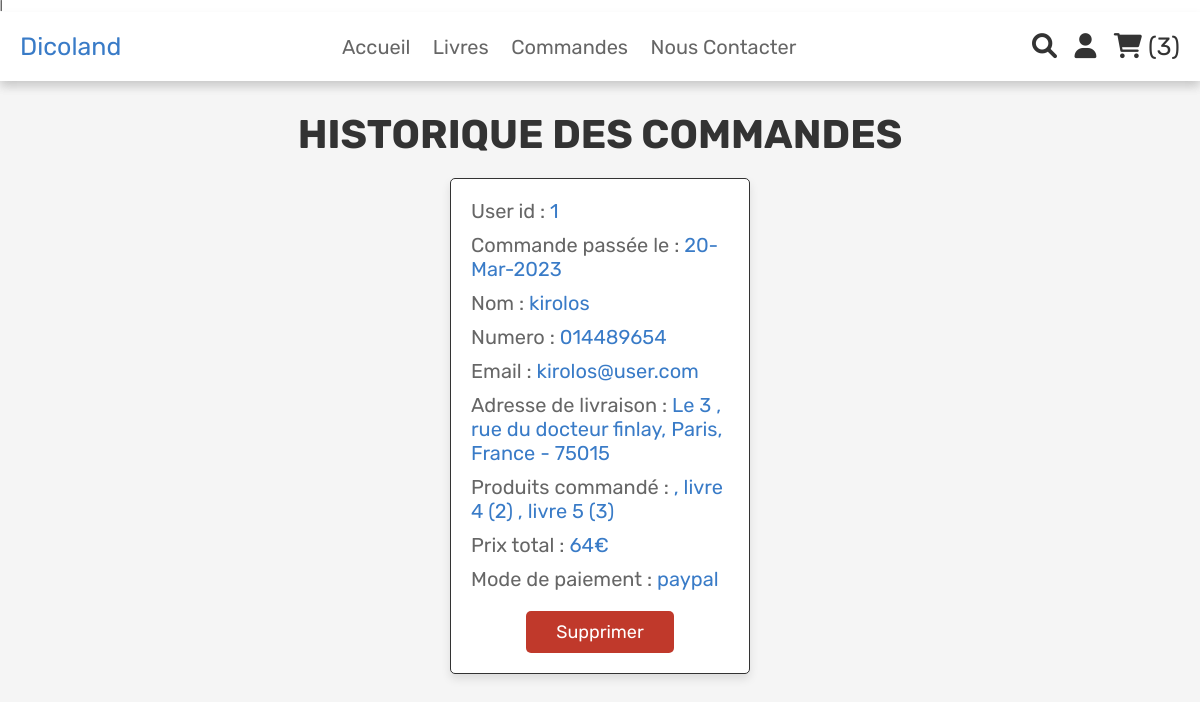
Page /user_orders.php (signed in) on the earlier database version.
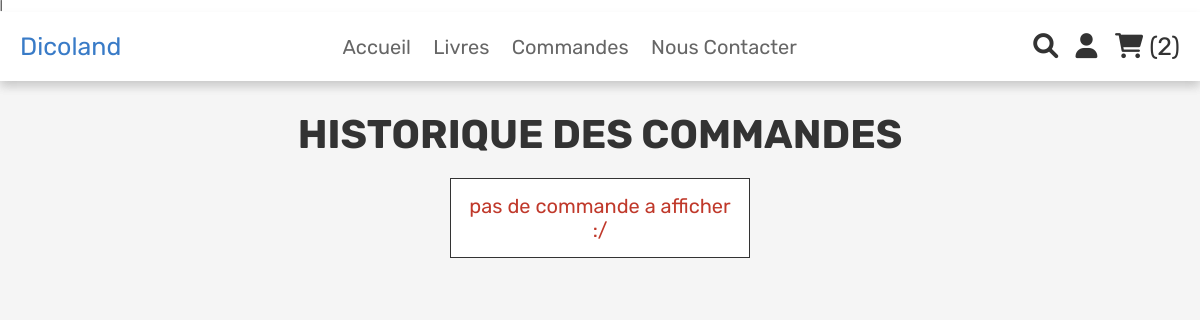
Same page on the later database version.
### tables this page shows
CREATE TABLE `orders` (
  `id` int(100) NOT NULL,
  `user_id` int(100) NOT NULL,
  `name` varchar(100) NOT NULL,
  `number` varchar(12) NOT NULL,
  `email` varchar(100) NOT NULL,
  `method` varchar(50) NOT NULL,
  `address` varchar(500) NOT NULL,
  `total_products` varchar(1000) NOT NULL,
  `total_price` int(100) NOT NULL,
  `placed_on` varchar(50) NOT NULL,
  `payment_status` varchar(20) NOT NULL DEFAULT 'pending'
);

### user_orders.php (the view, shortened to what this page needs)
<?php
include 'config.php';
$user_id = $_SESSION['user_id'];
?>
<!DOCTYPE html>
<html lang="en">
<head>
   <link rel="stylesheet" href="https://cdnjs.cloudflare.com/ajax/libs/font-awesome/6.0.0/css/all.min.css">
   <link rel="stylesheet" href="css/admin_style.css">
   <link rel="stylesheet" href="css/style.css">
</head>
<body>
<?php include 'header.php'; ?>
<section class="orders">
   <h1 class="title">Historique des commandes</h1>
   <div class="box-container">
      <?php
      $select_orders = mysqli_query($conn, "SELECT * FROM `orders` where user_id = $user_id AND payment_status ='PENDING'") or die('query failed');
      if(mysqli_num_rows($select_orders) > 0){
         while($fetch_orders = mysqli_fetch_assoc($select_orders)){
      ?>
      <div class="box">
         <p> User id : <span><?php echo $fetch_orders['user_id']; ?></span> </p>
         <p> Commande passée le : <span><?php echo $fetch_orders['placed_on']; ?></span> </p>
         <p> Nom : <span><?php echo $fetch_orders['name']; ?></span> </p>
         <p> Numero : <span><?php echo $fetch_orders['number']; ?></span> </p>
         <p> Email : <span><?php echo $fetch_orders['email']; ?></span> </p>
         <p> Adresse de livraison  : <span><?php echo $fetch_orders['address']; ?></span> </p>
         <p> Produits commandé : <span><?php echo $fetch_orders['total_products']; ?></span> </p>
         <p> Prix total : <span><?php echo $fetch_orders['total_price']; ?>€</span> </p>
         <p> Mode de paiement : <span><?php echo $fetch_orders['method']; ?></span> </p>
         <form action="" method="post">
            <a href="user_orders.php?delete=<?php echo $fetch_orders['id']; ?>" onclick="return confirm('Voulez vous supprimer la commande ?');" class="delete-btn">Supprimer</a>
         </form>
      </div>
      <?php
         }
      }else{
         echo '<p class="empty">pas de commande a afficher :/</p>';
      }
      ?>
   </div>
</section>
</body>
</html>

### header.php (shortened to what this page needs)
<header class="header">
         <p>  <a href="login.php"></a> | <a href="register.php"></a> </p>
   <div class="header-2">
      <div class="flex">
         <a href="home.php" class="logo">Dicoland</a>
         <nav class="navbar">
            <a href="home.php">Accueil</a>
            <a href="shop.php">Livres</a>
            <a href="user_orders.php">Commandes</a>
            <a href="contact.php">Nous Contacter</a>
        </nav>
         <div class="icons">
            <a href="search_page.php" class="fas fa-search"></a>
            <div id="user-btn" class="fas fa-user"></div>
            <?php
               $select_cart_number = mysqli_query($conn, "SELECT * FROM `cart` WHERE user_id = '$user_id'") or die('query failed');
               $cart_rows_number = mysqli_num_rows($select_cart_number);
            ?>
            <a href="cart.php"> <i class="fas fa-shopping-cart"></i> <span>(<?php echo $cart_rows_number; ?>)</span> </a>
         </div>
      </div>
   </div>
</header>

Differences in the rows shown:
removed orders: user "1", placed_on "20-Mar-2023", name "kirolos", number "014489654", email "kirolos@user.com", address "Le 3 , rue du docteur finlay, Paris, France - 75015", total_products ", livre 4 (2) , livre 5 (3)", total_price "64", method "paypal"
Other differences:
$cart_rows_number: "3" → "2"
text now shown: "pas de commande a afficher :/"
